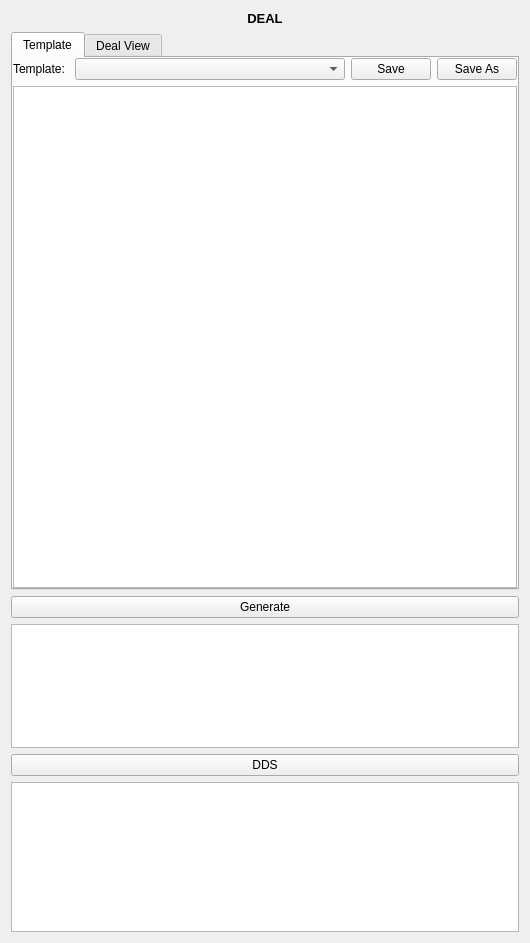
<?xml version="1.0" encoding="UTF-8"?>
<ui version="4.0">
 <class>Form</class>
 <widget class="QWidget" name="Form">
  <property name="geometry">
   <rect>
    <x>0</x>
    <y>0</y>
    <width>530</width>
    <height>943</height>
   </rect>
  </property>
  <property name="windowTitle">
   <string>Form</string>
  </property>
  <layout class="QVBoxLayout" name="verticalLayout" stretch="0,1,0,0,0,0">
   <item>
    <widget class="QLabel" name="labelTitle">
     <property name="font">
      <font>
       <pointsize>10</pointsize>
       <weight>75</weight>
       <bold>true</bold>
      </font>
     </property>
     <property name="text">
      <string>DEAL</string>
     </property>
     <property name="alignment">
      <set>Qt::AlignCenter</set>
     </property>
     <property name="margin">
      <number>0</number>
     </property>
    </widget>
   </item>
   <item>
    <widget class="QTabWidget" name="tabWidget">
     <property name="currentIndex">
      <number>0</number>
     </property>
     <widget class="QWidget" name="template">
      <attribute name="title">
       <string>Template</string>
      </attribute>
      <layout class="QVBoxLayout" name="verticalLayout_2" stretch="0,1">
       <property name="leftMargin">
        <number>0</number>
       </property>
       <property name="topMargin">
        <number>0</number>
       </property>
       <property name="rightMargin">
        <number>0</number>
       </property>
       <property name="bottomMargin">
        <number>0</number>
       </property>
       <item>
        <layout class="QHBoxLayout" name="horizontalLayout" stretch="0,1,0,0">
         <item>
          <widget class="QLabel" name="labelTemplate">
           <property name="text">
            <string>Template: </string>
           </property>
          </widget>
         </item>
         <item>
          <widget class="QComboBox" name="comboBoxTemplates"/>
         </item>
         <item>
          <widget class="QPushButton" name="pushButtonSaveTemplate">
           <property name="text">
            <string>Save</string>
           </property>
          </widget>
         </item>
         <item>
          <widget class="QPushButton" name="pushButtonNewTemplate">
           <property name="text">
            <string>Save As</string>
           </property>
          </widget>
         </item>
        </layout>
       </item>
       <item>
        <widget class="QGraphicsView" name="graphicsViewEdit">
         <property name="minimumSize">
          <size>
           <width>500</width>
           <height>500</height>
          </size>
         </property>
        </widget>
       </item>
      </layout>
     </widget>
     <widget class="QWidget" name="DealView">
      <attribute name="title">
       <string>Deal View</string>
      </attribute>
      <layout class="QVBoxLayout" name="verticalLayout_3" stretch="0,1">
       <property name="leftMargin">
        <number>0</number>
       </property>
       <property name="topMargin">
        <number>0</number>
       </property>
       <property name="rightMargin">
        <number>0</number>
       </property>
       <property name="bottomMargin">
        <number>0</number>
       </property>
       <item>
        <layout class="QHBoxLayout" name="horizontalLayout_2" stretch="0,1,0,0">
         <item>
          <widget class="QLabel" name="labelDeal">
           <property name="text">
            <string>Deal:</string>
           </property>
          </widget>
         </item>
         <item>
          <widget class="QComboBox" name="comboBoxDeals"/>
         </item>
         <item>
          <widget class="QPushButton" name="pushButtonSaveDeal">
           <property name="text">
            <string>Save</string>
           </property>
          </widget>
         </item>
         <item>
          <widget class="QPushButton" name="pushButtonSaveDealAsImage">
           <property name="text">
            <string>Save As Image</string>
           </property>
          </widget>
         </item>
        </layout>
       </item>
       <item>
        <widget class="QTextBrowser" name="textBrowserDealTable">
         <property name="minimumSize">
          <size>
           <width>500</width>
           <height>500</height>
          </size>
         </property>
        </widget>
       </item>
      </layout>
     </widget>
    </widget>
   </item>
   <item>
    <widget class="QPushButton" name="pushButtonGenerate">
     <property name="text">
      <string>Generate</string>
     </property>
    </widget>
   </item>
   <item>
    <widget class="QTextBrowser" name="loggerView">
     <property name="minimumSize">
      <size>
       <width>0</width>
       <height>0</height>
      </size>
     </property>
    </widget>
   </item>
   <item>
    <widget class="QPushButton" name="pushButtonDDS">
     <property name="text">
      <string>DDS</string>
     </property>
    </widget>
   </item>
   <item>
    <widget class="QTextBrowser" name="textBrowserDDS">
     <property name="minimumSize">
      <size>
       <width>0</width>
       <height>150</height>
      </size>
     </property>
     <property name="font">
      <font>
       <family>Courier</family>
       <pointsize>14</pointsize>
      </font>
     </property>
    </widget>
   </item>
  </layout>
 </widget>
 <resources/>
 <connections/>
</ui>
